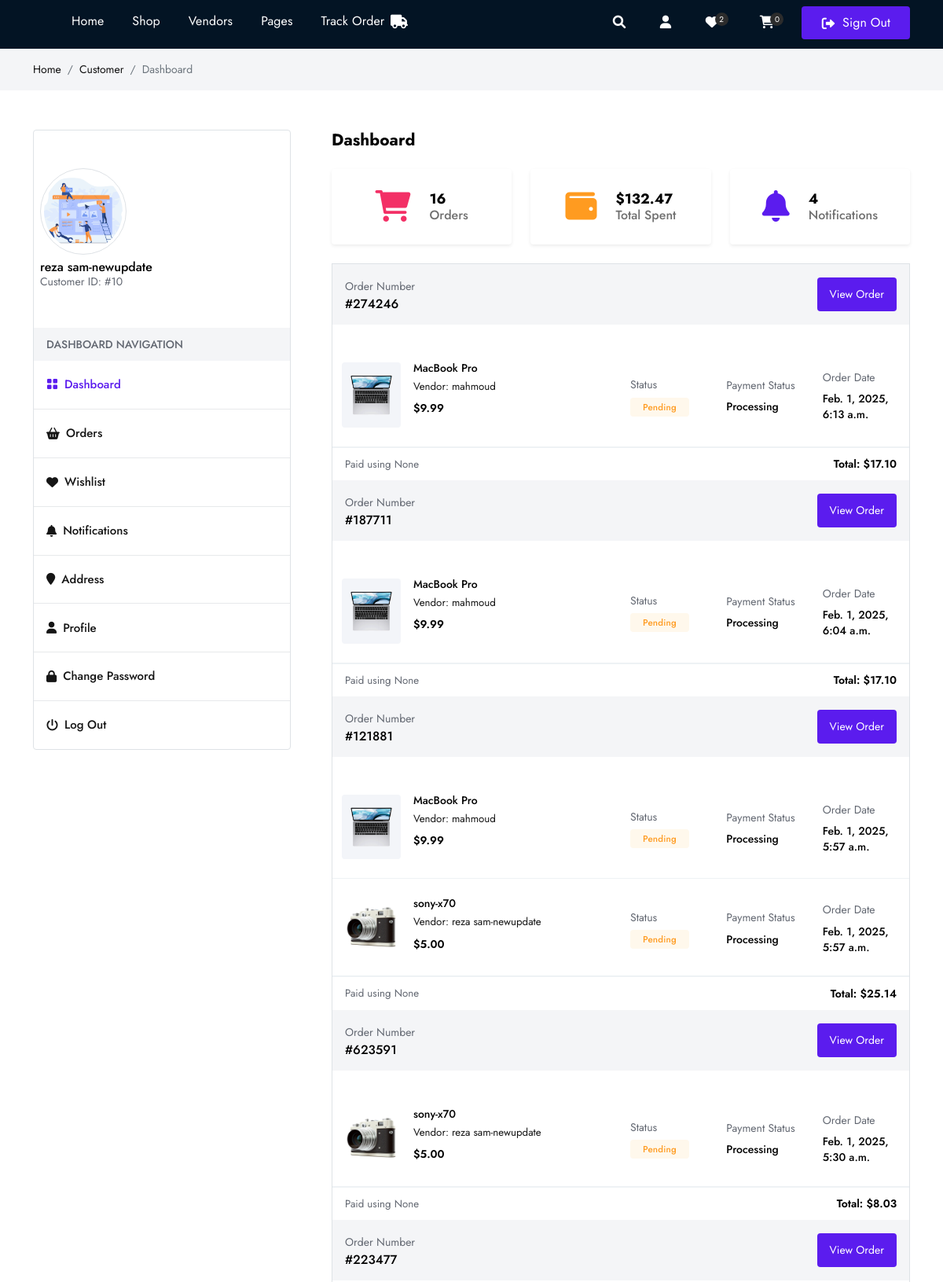
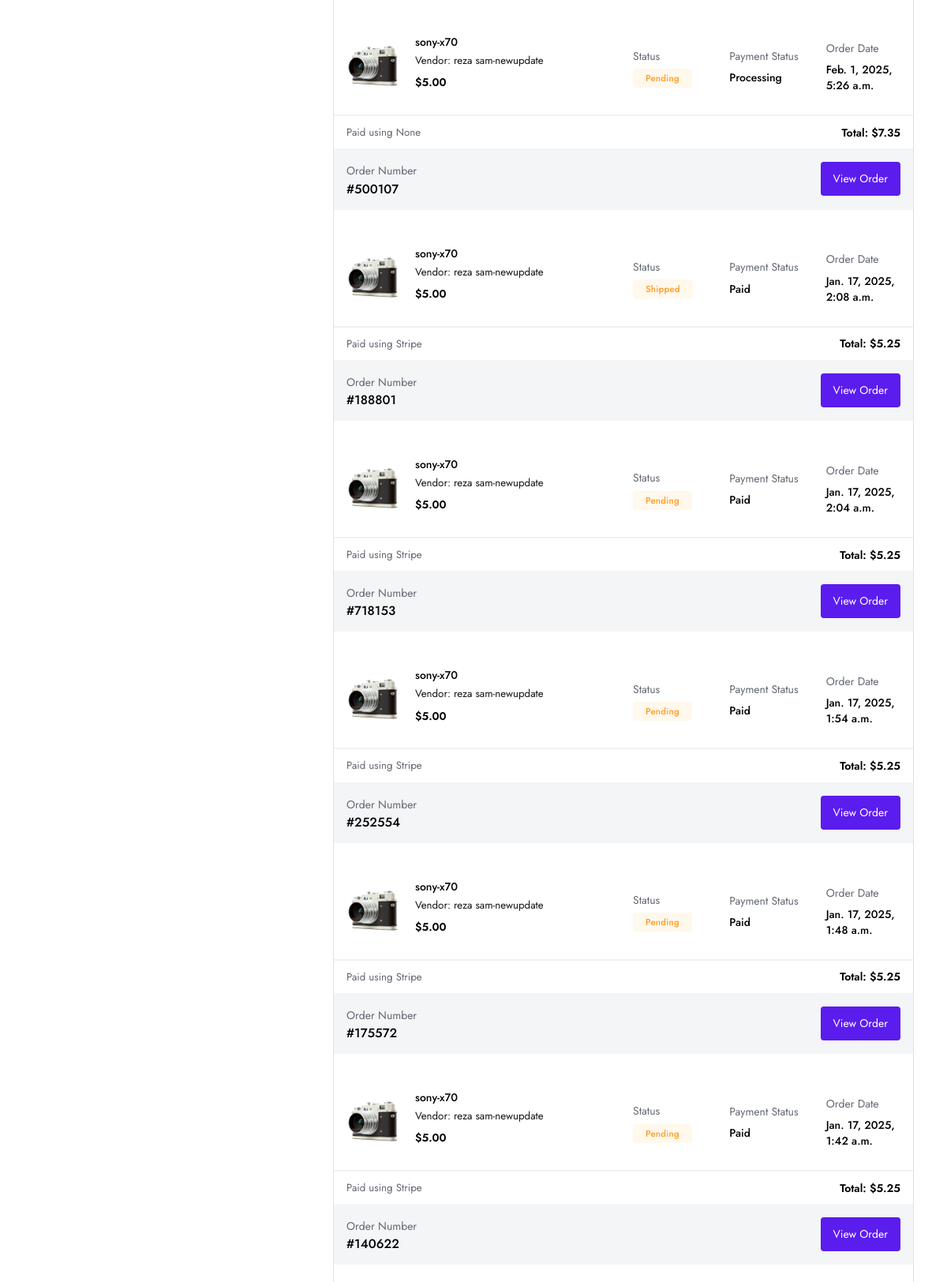
Page /customer/dashboard/ (signed in, upper part) on the committed database (2 pictures, top to bottom).
### userauths/models.py (models this page shows, shortened)
class User(AbstractUser):
    username = models.CharField(max_length=255, null=True, blank=True)
    email = models.EmailField(unique=True)
    USERNAME_FIELD = 'email'
    REQUIRED_FIELDS = ['username']

class Profile(models.Model):
    user = models.OneToOneField(User, on_delete=models.CASCADE)
    image = models.ImageField(upload_to="images", default="default-user.jpg", null=True, blank=True)
    full_name =models.CharField(max_length=255, null=True, blank=True)
    mobile = models.CharField(max_length=255, null=True, blank=True)
    user_Type = models.CharField(max_length=255, choices=USER_TYPE, null=True, blank=True, default=None)

### store/models.py (models this page shows, shortened)
class Order(models.Model):
    vendors = models.ManyToManyField(user_models.User, blank=True)
    customer = models.ForeignKey(user_models.User, on_delete=models.SET_NULL,null=True, related_name="customer", blank=True)
    sub_total = models.DecimalField(max_digits=10, decimal_places=2, default=0.00)
    shipping = models.DecimalField(max_digits=10, decimal_places=2, default=0.00)
    tax = models.DecimalField(max_digits=10, decimal_places=2, default=0.00)
    service_fee = models.DecimalField(max_digits=10, decimal_places=2, default=0.00)
    total = models.DecimalField(max_digits=10, decimal_places=2, default=0.00)
    payment_status = models.CharField(max_length=100, choices=PAYMENT_STATUS, default="Processing")
    payment_method = models.CharField(max_length=100, choices=PAYMENT_METHOD, default=None, null=True, blank=True)
    order_status = models.CharField(max_length=100, choices=ORDER_STATUS, default="Pending")
    initial_total = models.DecimalField(max_digits=10, decimal_places=2, default=0.00, help_text="The original total before discount")
    saved = models.DecimalField(max_digits=10, decimal_places=2, default=0.00, null=True, blank=True, help_text="Amount saved by customer")
    address = models.ForeignKey("customer.Address", on_delete=models.SET_NULL, null=True, blank=True)
    coupons = models.ManyToManyField(Coupon, blank=True)
    order_id = ShortUUIDField(length=6, max_length=25, alphabet="1234567890")
    payment_id = models.CharField(null=True, blank=True, max_length=1000)
    date = models.DateTimeField(default=timezone.now)
    class Meta:
        verbose_name_plural = "Order"
        ordering = ['-date']
    def order_items(self):
        return OrderItem.objects.filter(order=self)

class OrderItem(models.Model):
    order = models.ForeignKey(Order, on_delete=models.CASCADE)
    order_status = models.CharField(max_length=100, choices=ORDER_STATUS, default="Pending")
    shipping_service = models.CharField(max_length=100, choices=SHIPPING_SERVICE, default=None, null=True, blank=True)
    tracking_id = models.CharField(max_length=100, default=None, null=True, blank=True)
    product = models.ForeignKey(Product, on_delete=models.CASCADE)
    qty = models.IntegerField(default=0)
    color = models.CharField(max_length=100, null=True, blank=True)
    size = models.CharField(max_length=100, null=True, blank=True)
    price = models.DecimalField(max_digits=10, decimal_places=2, default=0.00)
    sub_total = models.DecimalField(max_digits=10, decimal_places=2, default=0.00)
    shipping = models.DecimalField(max_digits=10, decimal_places=2, default=0.00)
    tax = models.DecimalField(max_digits=10, decimal_places=2, default=0.00)
    total = models.DecimalField(max_digits=10, decimal_places=2, default=0.00)
    initial_total = models.DecimalField(max_digits=10, decimal_places=2, default=0.00, help_text="Grand Total of all amount")
    saved = models.DecimalField(max_digits=10, decimal_places=2, default=0.00, null=True, blank=True, help_text="Amount saved by customer")
    coupon = models.ManyToManyField(Coupon, blank=True)
    applied_coupon = models.BooleanField(default=False)
    item_id = ShortUUIDField(length=6, max_length=25, alphabet="1234567890")
    vendor = models.ForeignKey(user_models.User,on_delete=models.SET_NULL, null=True, related_name="vendor_order_items")
    date = models.DateTimeField(default=timezone.now)
    class Meta:
        ordering = ['-date']

class Product(models.Model):
    name = models.CharField(max_length=100)
    image = models.ImageField(upload_to="images", blank=True, null=True)
    description = CKEditor5Field('Text', config_name='extends')
    category = models.ForeignKey(Category, on_delete=models.SET_NULL, null=True, blank=True)
    price = models.DecimalField(max_digits=10, decimal_places=2, default=0.00, null=True, blank=True, verbose_name="Sale Price")
    regular_price = models.DecimalField(max_digits=10, decimal_places=2, default=0.00, null=True, blank=True, verbose_name="Regular Price ")
    stock = models.PositiveIntegerField(default=0, null=True, blank=True)
    shipping = models.DecimalField(max_digits=10, decimal_places=2, default=0.00, null=True, blank=True, verbose_name="shipping Amount")
    status = models.CharField(choices=STATUS, max_length=50, default="Published")
    featured = models.BooleanField(default=False, verbose_name="Marketplace Featured")
    vendor = models.ForeignKey(user_models.User, on_delete=models.SET_NULL, null=True, blank=True)
    sku = ShortUUIDField(unique=True, length=5, max_length=50, prefix="SKU", alphabet="1234567890")
    slug = models.SlugField(null=True, blank=True)
    date = models.DateTimeField(default=timezone.now)
    class Meta:
        ordering = ['-id']
        verbose_name_plural = "Products"

### customer/views.py (the view)
# urls.py: path("dashboard/", views.dashboard, name="dashboard"),
@login_required
def dashboard(request):
    orders = store_models.Order.objects.filter(customer=request.user)
    total_spent = store_models.Order.objects.filter(customer=request.user).aggregate(total = models.Sum("total"))["total"]
    notis = customer_models.Notifications.objects.filter(user=request.user, seen=False)
    context = {
        "orders": orders,
        "total_spent": total_spent,
        "notis": notis,
    }
    return render(request, "customer/dashboard.html", context)

### store/context.py (called while the page is built)
def default(request):
    try:
        cart_id = request.session['cart_id']
        total_cart_items = store_models.Cart.objects.filter(cart_id=cart_id).count()
    except:
        total_cart_items = 0
    return {
        "total_cart_items": total_cart_items,
    }

### templates/customer/dashboard.html (shortened to what this page needs)
{% extends 'partials/base.html' %} {% load static %} {% load humanize %} {% block content %}
<div class="gray py-3">
    <div class="container">
        <div class="row">
            <div class="colxl-12 col-lg-12 col-md-12">
                <nav aria-label="breadcrumb">
                    <ol class="breadcrumb">
                        <li class="breadcrumb-item"><a href="/">Home</a></li>
                        <li class="breadcrumb-item"><a href="/../customer/dashboard.html">Customer</a></li>
                        <li class="breadcrumb-item active" aria-current="page">Dashboard</li>
                    </ol>
                </nav>
            </div>
        </div>
    </div>
</div>
<section class="middle">
    <div class="container">
        <div class="row align-items-start justify-content-between">
            {% include 'customer/sidebar.html' %}
            <div class="col-12 col-md-12 col-lg-8 col-xl-8">
                <div class="row mb-4">
                    <h4 class="mb-0 mb-4 fw-bold">Dashboard</h4>
                    <div class="col-sm-6 col-lg-4 mb-3 mb-lg-0">
                        <div class="d-flex justify-content-center align-items-center p-4 shadow-sm rounded">
                            <span class="display-6 text-danger">
                                <i class="fas fa-shopping-cart text-danger"></i>
                            </span>
                            <div class="ms-4">
                                <div class="d-flex">
                                    <h5 class="mb-0 fw-bold">{{orders.count}}</h5>
                                </div>
                                <p class="mb-0 h6 fw-semibold">Orders</p>
                            </div>
                        </div>
                    </div>
                    <div class="col-sm-6 col-lg-4 mb-3 mb-lg-0">
                        <div class="d-flex justify-content-center align-items-center p-4 shadow-sm rounded">
                            <span class="display-6 text-danger">
                                <i class="fas fa-wallet text-warning"></i>
                            </span>
                            <div class="ms-4">
                                <div class="d-flex">
                                    <h5 class="mb-0 fw-bold">${{total_spent|floatformat:2}}</h5>
                                </div>
                                <p class="mb-0 h6 fw-semibold">Total Spent</p>
                            </div>
                        </div>
                    </div>
                    <div class="col-sm-6 col-lg-4 mb-3 mb-lg-0">
                        <div class="d-flex justify-content-center align-items-center p-4 shadow-sm rounded">
                            <span class="display-6 text-danger">
                                <i class="fas fa-bell text-primary"></i>
                            </span>
                            <div class="ms-4">
                                <div class="d-flex">
                                    <h5 class="mb-0 fw-bold">{{notis.count}}</h5>
                                </div>
                                <p class="mb-0 h6 fw-semibold">Notifications</p>
                            </div>
                        </div>
                    </div>
                </div>
                <div class="ord_list_wrap border mb-4 mfliud">
                    {% for order in orders %}
                        <div class="ord_list_head gray d-flex align-items-center justify-content-between px-3 py-3 mb-4">
                            <div class="olh_flex">
                                <p class="m-0 p-0"><span class="text-muted">Order Number</span></p>
                                <h6 class="mb-0 ft-medium">#{{order.order_id}}</h6>
                            </div>
                            <div class="olh_flex">
                                <a href="{% url 'customer:order_detail' order.order_id %}" class="btn btn-sm bg-primary rounded text-white">View Order</a>
                            </div>
                        </div>
                        <div class="ord_list_body text-left">
                            {% for item in order.order_items.all %}
                                <div class="row align-items-center justify-content-center m-0 py-4 br-bottom">
                                    <div class="col-xl-6 col-lg-5 col-md-5 col-12">
                                        <div class="cart_single d-flex align-items-start mfliud-bot gap-3">
                                            <div class="cart_selected_single_thumb">
                                                <a href="#"><img src="{{item.product.image.url}}" width="75" class="img-fluid rounded" alt="" /></a>
                                            </div>
                                            <div class="cart_single_caption pl-3">
                                                <h4 class="product_title fs-sm ft-medium mb-1 lh-1">{{item.product.name}}</h4>
                                                <p class="mb-2">
                                                    <span class="text-dark medium">Vendor: {{item.product.vendor.profile.full_name}}</span> <br />
                                                </p>
                                                <h4 class="fs-sm ft-bold mb-0 lh-1">${{item.price}}</h4>
                                            </div>
                                        </div>
                                    </div>
                                    <div class="col-xl-2 col-lg-3 col-md-3 col-6">
                                        <p class="mb-1 p-0"><span class="text-muted">Status</span></p>
                                        <div class="delv_status"><span class="ft-medium small text-warning bg-light-warning rounded px-3 py-1">{{order.order_status}}</span></div>
                                    </div>
                                    <div class="col-xl-2 col-lg-4 col-md-4 col-6">
                                        <p class="mb-1 p-0"><span class="text-muted">Payment Status</span></p>
                                        <h6 class="mb-0 ft-medium fs-sm">{{order.payment_status}}</h6>
                                    </div>
                                    <div class="col-xl-2 col-lg-4 col-md-4 col-6">
                                        <p class="mb-1 p-0"><span class="text-muted">Order Date</span></p>
                                        <h6 class="mb-0 ft-medium fs-sm">{{order.date}}</h6>
                                    </div>
                                </div>
                            {% endfor %}
                        </div>
                        <div class="ord_list_footer d-flex align-items-center justify-content-between br-top px-3">
                            <div class="col-xl-12 pr-0 py-2 olf_flex d-flex align-items-center justify-content-between">
                                <div class="olf_flex_inner hide_mob">
                                    <p class="m-0 p-0"><span class="text-muted medium">Paid using {{order.payment_method}}</span></p>
                                </div>
                                <div class="float-end"><h5 class="mb-0 fs-sm ft-bold">Total: ${{order.total}}</h5></div>
                            </div>
                        </div>
                    {% endfor %}
                </div>
            </div>
        </div>
    </div>
</section>
{% endblock content %}

### templates/customer/sidebar.html
<div class="col-12 col-md-12 col-lg-4 col-xl-4 miliods">
    <div class="d-block border rounded">
        <div class="dashboard_author px-2 py-5">
            <div class="dash_auth_thumb circle p-1 border d-inline-flex mx-auto mb-2">
                <img src="{{request.user.profile.image.url}}" class="img-fluid circle" style="width: 100px; height: 100px; object-fit: cover;" alt="" />
            </div>
            <div class="dash_caption">
                <h4 class="fs-md ft-medium mb-0 lh-1">{{request.user.profile.full_name}}</h4>
                <span class="text-muted smalls">Customer ID: #{{request.user.id}}</span>
            </div>
        </div>
        <div class="dashboard_author">
            <h4 class="px-3 py-2 mb-0 lh-2 gray fs-sm ft-medium text-muted text-uppercase text-left">Dashboard Navigation</h4>
            <ul class="dahs_navbar">
                <li>
                    <a href="{% url 'customer:dashboard' %}" class="active"><i class="bi bi-grid-fill me-2"></i>Dashboard</a>
                </li>
                <li>
                    <a href="{% url 'customer:orders' %}"><i class="fas fa-shopping-basket me-2"></i>Orders</a>
                </li>
                <li>
                    <a href="{% url 'customer:wishlist' %}"><i class="fas fa-heart me-2"></i>Wishlist</a>
                </li>
                <li>
                    <a href="{% url 'customer:notis' %}"><i class="fas fa-bell me-2"></i>Notifications</a>
                </li>
                <li>
                    <a href="{% url 'customer:addresses' %}"><i class="fas fa-map-marker me-2"></i>Address</a>
                </li>
                <li>
                    <a href="{% url 'customer:profile' %}"><i class="fas fa-user me-2"></i>Profile</a>
                </li>
                <li>
                    <a href="{% url 'customer:change_password' %}"><i class="fas fa-lock me-2"></i>Change Password</a>
                </li>
                <li>
                    <a href="{% url 'userauths:sign-out' %}"><i class="fas fa-power-off me-2"></i>Log Out</a>
                </li>
            </ul>
        </div>
    </div>
</div>

### rows in the picture
User: user.profile.image (picture), user.profile.full_name "reza sam-newupdate", user.id "10"
Order: order_id "274246", order_status "Pending", payment_status "Processing", date "Feb. 1, 2025, 6:13 a.m.", payment_method "None", total "17.10"
OrderItem: product.image (picture), product.name "MacBook Pro", product.vendor.profile.full_name "mahmoud", price "9.99"
Order: order_id "187711", order_status "Pending", payment_status "Processing", date "Feb. 1, 2025, 6:04 a.m.", payment_method "None", total "17.10"
OrderItem: product.image (picture), product.name "MacBook Pro", product.vendor.profile.full_name "mahmoud", price "9.99"
Order: order_id "121881", order_status "Pending", payment_status "Processing", date "Feb. 1, 2025, 5:57 a.m.", payment_method "None", total "25.14"
OrderItem: product.image (picture), product.name "MacBook Pro", product.vendor.profile.full_name "mahmoud", price "9.99"
OrderItem: product.image (picture), product.name "sony-x70", product.vendor.profile.full_name "reza sam-newupdate", price "5.00"
Order: order_id "623591", order_status "Pending", payment_status "Processing", date "Feb. 1, 2025, 5:30 a.m.", payment_method "None", total "8.03"
OrderItem: product.image (picture), product.name "sony-x70", product.vendor.profile.full_name "reza sam-newupdate", price "5.00"
Order: order_id "223477", order_status "Pending", payment_status "Processing", date "Feb. 1, 2025, 5:26 a.m.", payment_method "None", total "7.35"
OrderItem: product.image (picture), product.name "sony-x70", product.vendor.profile.full_name "reza sam-newupdate", price "5.00"
Order: order_id "500107", order_status "Shipped", payment_status "Paid", date "Jan. 17, 2025, 2:08 a.m.", payment_method "Stripe", total "5.25"
OrderItem: product.image (picture), product.name "sony-x70", product.vendor.profile.full_name "reza sam-newupdate", price "5.00"
Order: order_id "188801", order_status "Pending", payment_status "Paid", date "Jan. 17, 2025, 2:04 a.m.", payment_method "Stripe", total "5.25"
OrderItem: product.image (picture), product.name "sony-x70", product.vendor.profile.full_name "reza sam-newupdate", price "5.00"
Order: order_id "718153", order_status "Pending", payment_status "Paid", date "Jan. 17, 2025, 1:54 a.m.", payment_method "Stripe", total "5.25"
OrderItem: product.image (picture), product.name "sony-x70", product.vendor.profile.full_name "reza sam-newupdate", price "5.00"
Order: order_id "252554", order_status "Pending", payment_status "Paid", date "Jan. 17, 2025, 1:48 a.m.", payment_method "Stripe", total "5.25"
OrderItem: product.image (picture), product.name "sony-x70", product.vendor.profile.full_name "reza sam-newupdate", price "5.00"
Order: order_id "175572", order_status "Pending", payment_status "Paid", date "Jan. 17, 2025, 1:42 a.m.", payment_method "Stripe", total "5.25"
OrderItem: product.image (picture), product.name "sony-x70", product.vendor.profile.full_name "reza sam-newupdate", price "5.00"
Order: order_id "140622"

### other values in the picture
{{ total_cart_items }} "0"
{{ orders.count }} "16"
{{ total_spent|floatformat:2 }} "132.47"
{{ notis.count }} "4"
